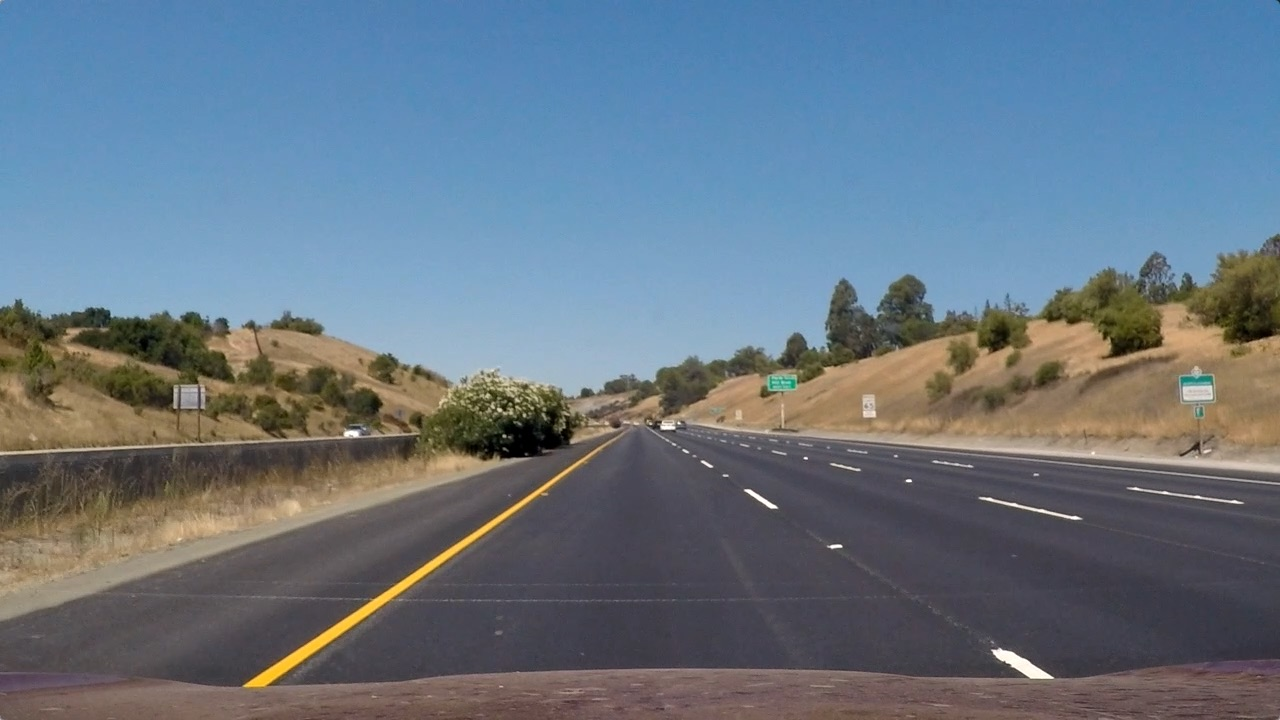
#> input picture test_images/straight_lines1.jpg, 1280 x 720 px
$ jupyter execute --allow-errors run_stages.ipynb   (shell and % lines are left out)   (older library calls are emulated)
#> lines starting #> are read from the running program, lines starting #| are printed output that depends on the picture; after the words box and inside, x2 and y2 are one past the last pixel; in counts of white or black regions, pixels touching at a corner belong together
### transform.py
import numpy as np
import cv2
import matplotlib.pyplot as plt


def get_perspective_transform():
    """
    Retuns the perspective transform matrix and the inverse perspective transform matrix. Note that this function is
    specific to the images from the CarND-Advanced-Lane-Lines test images and the specific matrices were derived from
    the straight_lines1.jpg and straight_lines2.jpg images.
    :return: M and Minv. The perspective transform matrix and the inverse matrix, respectively
    """
    # The src and dst points were derived experimentally from the supplied test images
    src = np.float32([[265, 690], [1055, 690], [595, 450], [685, 450]])
    dst = np.float32([[265, 720], [1055, 720], [265, 0], [1055, 0]])
    M = cv2.getPerspectiveTransform(src, dst)
    Minv = cv2.getPerspectiveTransform(dst, src)
    return M, Minv

def warp(img, M):
    """
    Given an image img, apply the perspective transform contained in the supplied matrix M
    :param img: Image to warp
    :param M: Perspective transform matrix
    :return: The warped image
    """
    return cv2.warpPerspective(img, M, (img.shape[1], img.shape[0]), flags=cv2.INTER_LINEAR)

# [9 lines that do not run on import are left out]

### threshold.py
import cv2
import numpy as np
import matplotlib.pyplot as plt


def hls_threshold_s_img(image, lower=90, upper=255):
    """
    Given an RGB image, this function converts the images to the HLS color space and then applies the lower and upper
    bounds to the S channel to return a binary image
    :param image: RGB image to threshold
    :param lower: The lower bound of the S channel
    :param upper: The upper bound of the S channel
    :return:
    """
    hls = cv2.cvtColor(image, cv2.COLOR_RGB2HLS)
    S = hls[:,:,2]
    binary = np.zeros_like(S)
    binary[(S > lower) & (S <= upper)] = 1
    return binary


# [14 lines left out: function hls_threshold_l_img, not called in this run]


def sobel_threshold_x_img(img, lower=20, upper=100):
    """
    Given an RGB image, this function converts the images to the Gray color space and then applies the lower and upper
    bounds to the Sobel Operator in the X direction to return a binary image
    :param image: RGB image to threshold
    :param lower: The lower bound of the Sobel X gradient
    :param upper: The upper bound of the Sobel X gradient
    :return:
    """
    # TODO: Explore other color spaces besides Gray here
    gray = cv2.cvtColor(img, cv2.COLOR_RGB2GRAY)
    sobelx = cv2.Sobel(gray, cv2.CV_64F, 1, 0)  # Take the derivative in x
    abs_sobelx = np.absolute(sobelx)  # Absolute x derivative to accentuate lines away from horizontal
    scaled_sobel = np.uint8(255 * abs_sobelx / np.max(abs_sobelx))

    # Threshold x gradient
    sxbinary = np.zeros_like(scaled_sobel)
    sxbinary[(scaled_sobel >= lower) & (scaled_sobel <= upper)] = 1
    return sxbinary


# [19 lines left out: function sobel_threshold_y_img, not called in this run]


def combine_binary(img1, img2):
    """
    Given two binary images, returns their combination
    :param img1: First binary image
    :param img2: Second binary image
    :return:
    """
    combined_binary = np.zeros_like(img1)
    combined_binary[(img1 == 1) | (img2 == 1)] = 1
    return combined_binary


# [7 lines that do not run on import are left out]

### window.py
import numpy as np
import cv2
import curvature


# [80 lines left out: functions fit_polynomial_blind, fit_polynomial_known, not called in this run]


def find_window_centroids(image, window_width=50, window_height=80, margin=100):
    """

    :param image:
    :param window_width:
    :param window_height:
    :param margin:
    :return:
    """
    window_centroids = []
    window = np.ones(window_width)

    # First find the two starting positions for the left and right lane by using np.sum to get the vertical image slice
    # and then np.convolve the vertical image slice with the window template

    # Sum quarter bottom of image to get slice, could use a different ratio
    l_sum = np.sum(image[int(3 * image.shape[0] / 4):, :int(image.shape[1] / 2)], axis=0)
    l_center = np.argmax(np.convolve(window, l_sum)) - window_width / 2
    r_sum = np.sum(image[int(3 * image.shape[0] / 4):, int(image.shape[1] / 2):], axis=0)
    r_center = np.argmax(np.convolve(window, r_sum)) - window_width / 2 + int(image.shape[1] / 2)

    # Add what we found for the first layer
    window_centroids.append((l_center, r_center))

    # Go through each layer looking for max pixel locations
    for level in range(1, (int)(image.shape[0] / window_height)):
        # convolve the window into the vertical slice of the image
        image_layer = np.sum(image[int(image.shape[0] - (level + 1) * window_height):int(image.shape[0] - level * window_height), :], axis=0)
        conv_signal = np.convolve(window, image_layer)
        # Find the best left centroid by using past left center as a reference
        # Use window_width/2 as offset because convolution signal reference is at right side of window, not center of window
        offset = window_width / 2
        l_min_index = int(max(l_center + offset - margin, 0))
        l_max_index = int(min(l_center + offset + margin, image.shape[1]))
        l_center = np.argmax(conv_signal[l_min_index:l_max_index]) + l_min_index - offset
        # Find the best right centroid by using past right center as a reference
        r_min_index = int(max(r_center + offset - margin, 0))
        r_max_index = int(min(r_center + offset + margin, image.shape[1]))
        r_center = np.argmax(conv_signal[r_min_index:r_max_index]) + r_min_index - offset
        # Add what we found for that layer
        window_centroids.append((l_center, r_center))

    return window_centroids


# [20 lines left out: function draw_lane_lines, not called in this run]

### run_stages.ipynb
[cell 1]
import cv2
import matplotlib.pyplot as plt
import transform
import threshold
import window

[cell 2]
img = cv2.cvtColor(cv2.imread("test_images/straight_lines1.jpg"), cv2.COLOR_BGR2RGB)
M, Minv = transform.get_perspective_transform()
img_warped = transform.warp(img, M)
f, (ax1, ax2) = plt.subplots(1, 2, figsize=(8, 10))
ax1.set_title("Source")
ax1.imshow(img)
ax2.set_title("Warped")
ax2.imshow(img_warped)
f.show()

[cell 3]
image = cv2.cvtColor(cv2.imread("test_images/straight_lines1.jpg"), cv2.COLOR_BGR2RGB)
f, (ax1, ax2) = plt.subplots(1, 2, figsize=(8, 10))
ax1.set_title("Source")
ax1.imshow(image)
ax2.set_title("Threshold")
ax2.imshow(threshold.hls_threshold_s_img(image, 90, 255), cmap='gray')

[cell 4]
img = cv2.cvtColor(cv2.imread("test_images/straight_lines1.jpg"), cv2.COLOR_BGR2RGB)
M, Minv = transform.get_perspective_transform()
img_warped = transform.warp(img, M)
img_hls_thresh = threshold.hls_threshold_s_img(img_warped)
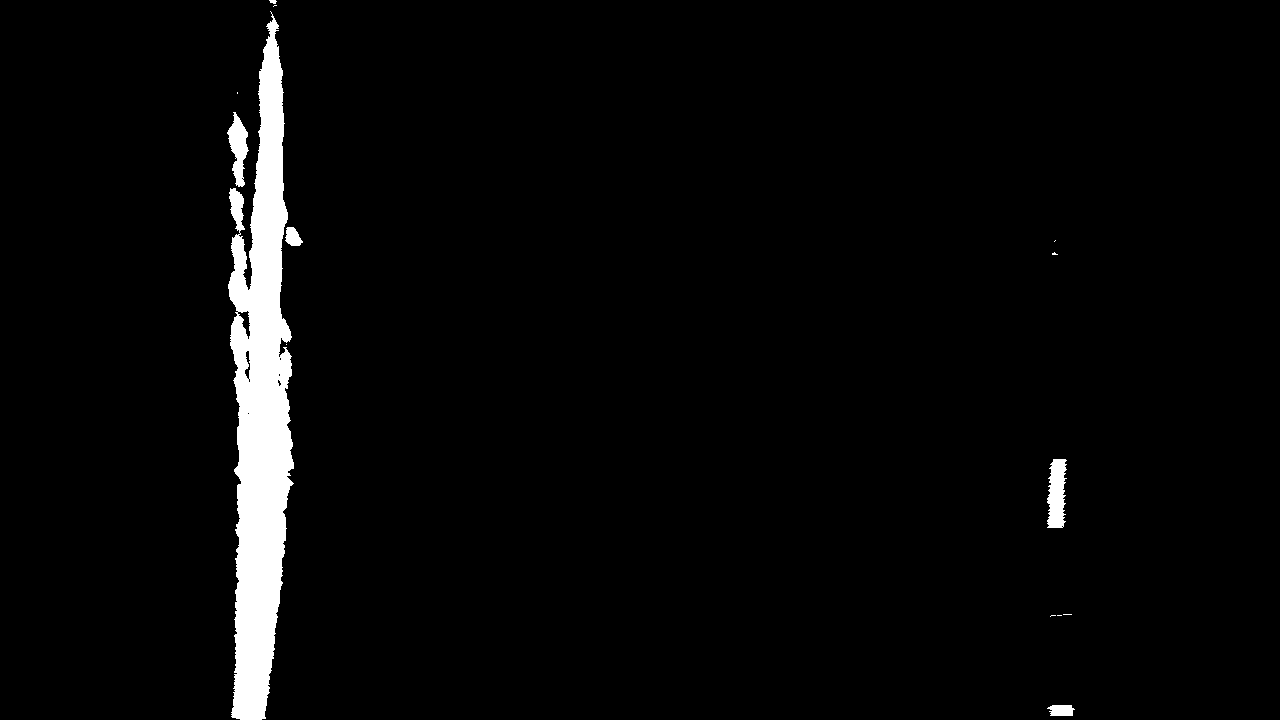
#> img_hls_thresh: shape (720, 1280); values 0 (black) and 1 (white), 3.3% white; 14 white regions (8 under 20 px), largest, box (x1, y1, x2, y2) and area: (228, 11, 294, 720) 27932, (1047, 459, 1067, 528) 1054, (227, 112, 249, 187) 867, (1047, 705, 1075, 716) 253, (285, 227, 303, 246) 236, (269, 0, 277, 4) 23
img_sobel_thresh = threshold.sobel_threshold_x_img(img_warped)
#> in sobel_threshold_x_img, `gray = cv2.cvtColor(img, cv2.COLOR_RGB2GRAY)`:
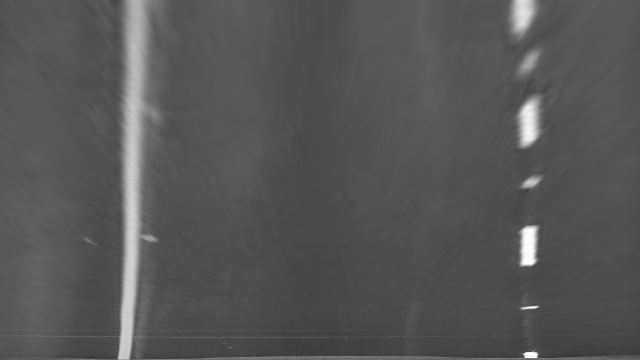
#> gray: shape (720, 1280) (shown at 1/2 size); min 53, max 255, mean 86.2
#> in sobel_threshold_x_img, `sobelx = cv2.Sobel(gray, cv2.CV_64F, 1, 0)`:
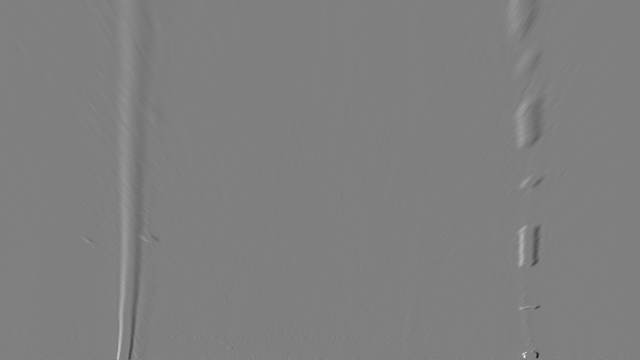
#> sobelx: shape (720, 1280) float64 (shown at 1/2 size); min -436, max 434, mean -0.1; drawn with min black and max white
#> img_sobel_thresh: shape (720, 1280); values 0 (black) and 1 (white), 2.2% white; 141 white regions (112 under 20 px), largest, box (x1, y1, x2, y2) and area: (233, 247, 259, 720) 5638, (256, 290, 288, 720) 4698, (1029, 197, 1059, 295) 1526
img_thresh = threshold.combine_binary(img_hls_thresh, img_sobel_thresh)
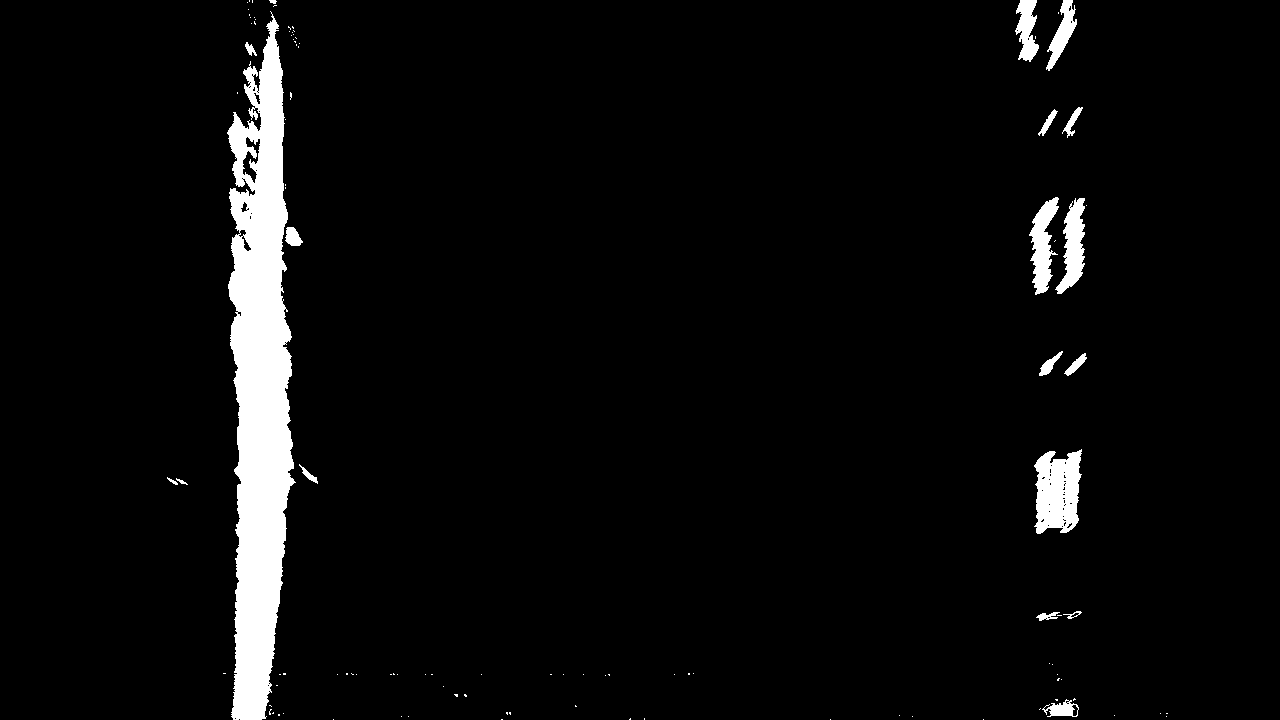
#> img_thresh: shape (720, 1280); values 0 (black) and 1 (white), 4.4% white; 108 white regions (89 under 20 px), largest, box (x1, y1, x2, y2) and area: (227, 11, 296, 720) 30756, (1034, 449, 1082, 534) 3073, (1029, 197, 1059, 295) 1537

f, (ax1, ax2) = plt.subplots(1, 2, figsize=(8, 10))
ax1.set_title("Source")
ax1.imshow(img)
ax2.set_title("Warped and Threshold")
ax2.imshow(img_thresh, cmap='gray')

[cell 5]
centroids = window.find_window_centroids(img_thresh)
#> in find_window_centroids, `l_sum = np.sum(image[int(3 * image.shape[0] / 4):, :int(image.shape[1]..`: l_sum = 640 values, max 180 at index 240, min 0 at index 0, mean 11.51
#> in find_window_centroids, `l_center = np.argmax(np.convolve(window, l_sum)) - window_width / 2`: l_center = 257
#> in find_window_centroids, `r_sum = np.sum(image[int(3 * image.shape[0] / 4):, int(image.shape[1] ..`: r_sum = 640 values, max 21 at index 417, min 0 at index 0, mean 0.872
#> in find_window_centroids, `r_center = np.argmax(np.convolve(window, r_sum)) - window_width / 2 + ..`: r_center = 1056
#> the loop in find_window_centroids, `for level in range(1, (int)(image.shape[0] / window_height)):` made 8 passes
#> (l_min_index, l_max_index, l_center, r_min_index, r_max_index, r_center) on passes 1 to 8: (182, 382, 257, 981, 1181, 1056), (182, 382, 261, 981, 1181, 1053), (186, 386, 263, 978, 1178, 1056), (188, 388, 260, 981, 1181, 1061), (185, 385, 256, 986, 1186, 1057), (181, 381, 258, 982, 1182, 1058), (183, 383, 257, 983, 1183, 1057), (182, 382, 268, 982, 1182, 1044)
#> after the loop in find_window_centroids, `for level in range(1, (int)(image.shape[0] / window_height)):`: window_centroids = [(257, 1056), (257, 1056), (261, 1053), (263, 1056), (260, 1061), (256, 1057), (258, 1058), (257, 1057), (268, 1044)]
#> centroids has the same summary as window_centroids in find_window_centroids
#> (the rest of this cell did not finish here and is left out)

#> (a cell that did not finish here is left out)

$ run again, with test_images/straight_lines2.jpg copied over test_images/straight_lines1.jpg
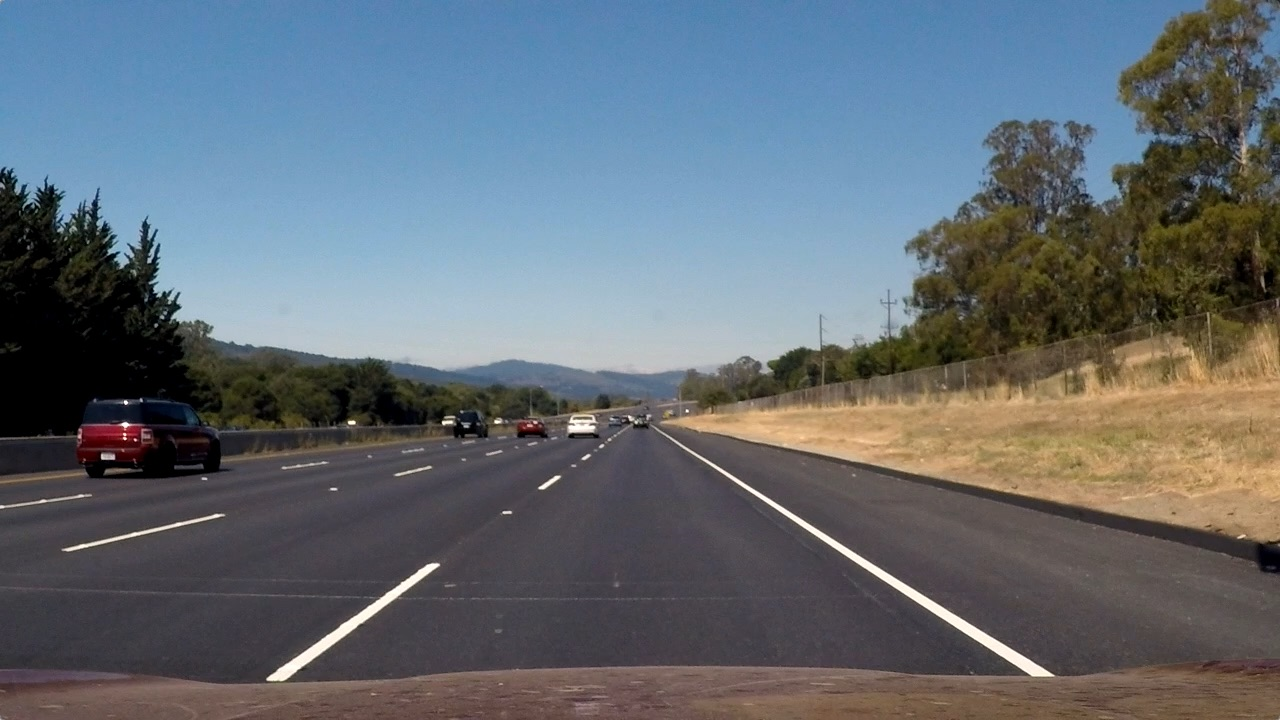
#> input picture test_images/straight_lines2.jpg, 1280 x 720 px
#> hls: shape (720, 1280, 3); mean of channels 0, 1, 2 81.7, 107, 62.5
#> hls: shape (720, 1280, 3); mean of channels 0, 1, 2 126.9, 84.1, 16
#> `img_hls_thresh = threshold.hls_threshold_s_img(img_warped)`:
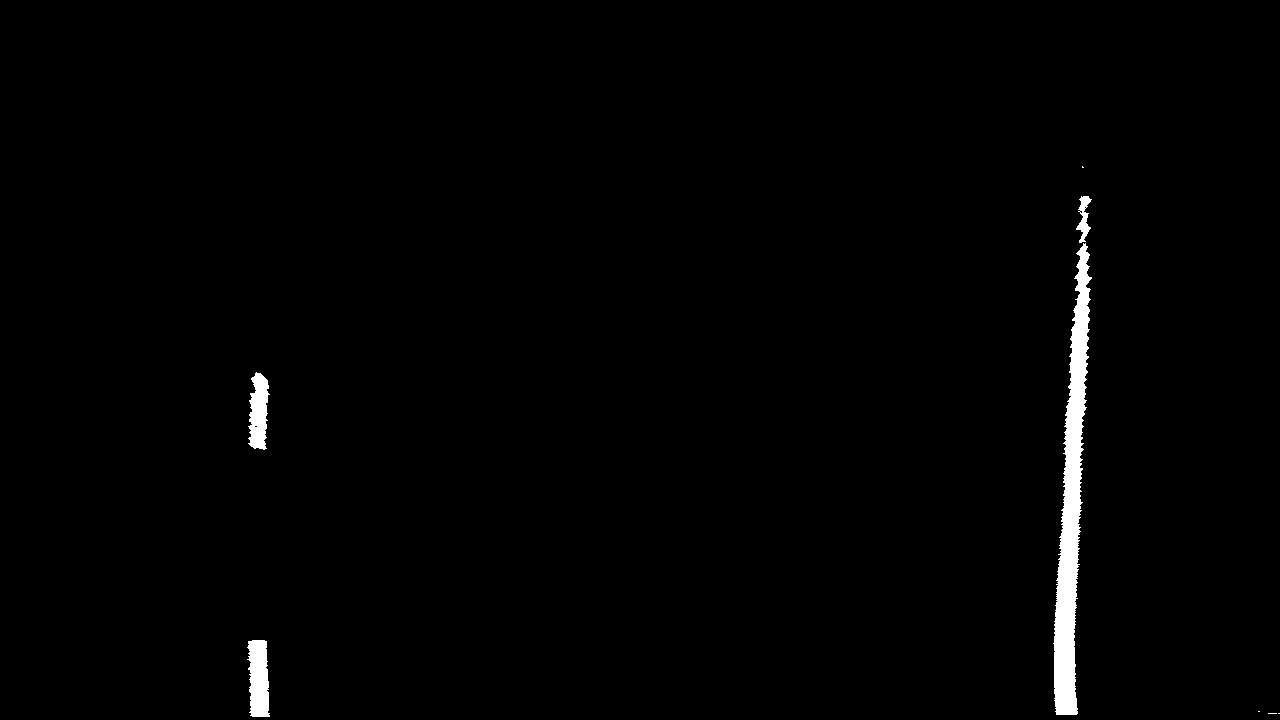
#> img_hls_thresh: shape (720, 1280); values 0 (black) and 1 (white), 1.2% white; 8 white regions (4 under 20 px), largest, box (x1, y1, x2, y2) and area: (1053, 243, 1092, 715) 8158, (247, 640, 270, 717) 1411, (248, 372, 270, 450) 1175, (1076, 196, 1092, 243) 344
#> img_sobel_thresh: shape (720, 1280); values 0 (black) and 1 (white), 2.8% white; 65 white regions (52 under 20 px), largest, box (x1, y1, x2, y2) and area: (1073, 0, 1120, 717) 9742, (1047, 0, 1080, 712) 8819, (230, 85, 264, 190) 1535
#> `img_thresh = threshold.combine_binary(img_hls_thresh, img_sobel_thresh)`:
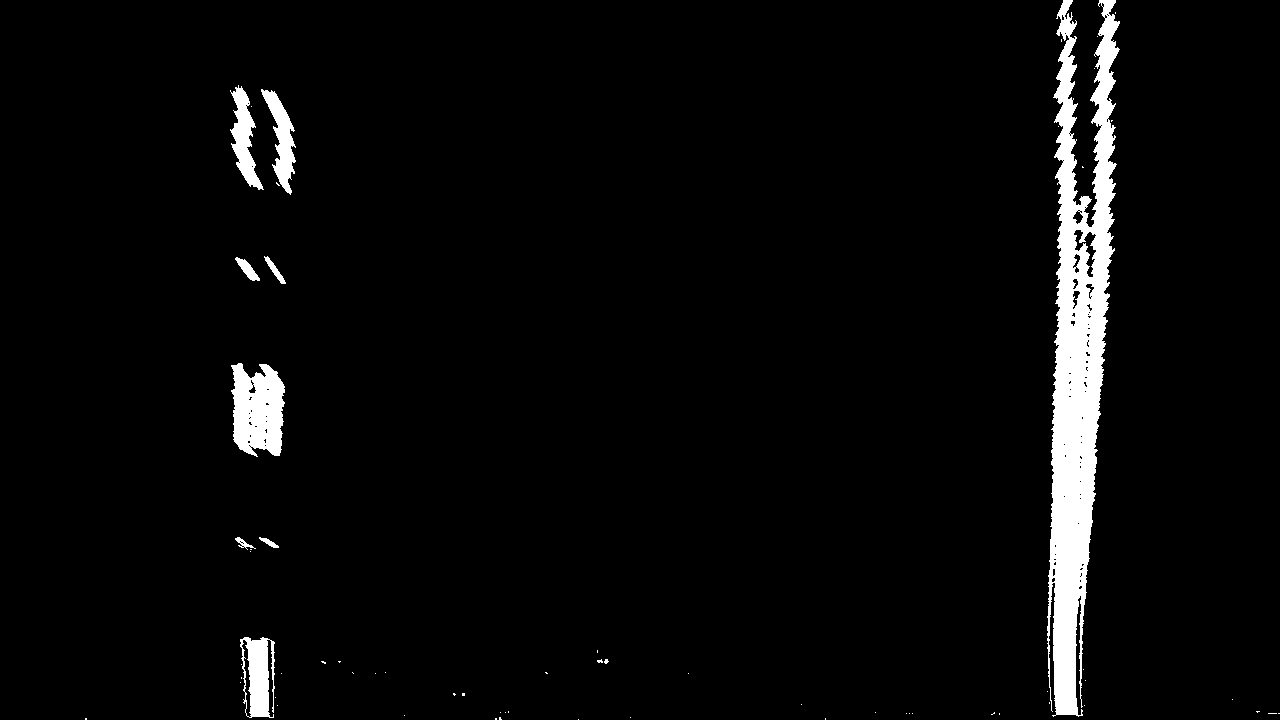
#> img_thresh: shape (720, 1280); values 0 (black) and 1 (white), 3.9% white; 64 white regions (55 under 20 px), largest, box (x1, y1, x2, y2) and area: (1047, 0, 1120, 717) 26334, (231, 363, 285, 457) 3880, (240, 637, 275, 718) 1853
#> l_sum = 640 values, max 83 at index 266, min 0 at index 0, mean 3.27
#> in find_window_centroids, `l_center = np.argmax(np.convolve(window, l_sum)) - window_width / 2`: l_center = 256
#> r_sum = 640 values, max 175 at index 416, min 0 at index 0, mean 8.34
#> in find_window_centroids, `r_center = np.argmax(np.convolve(window, r_sum)) - window_width / 2 + ..`: r_center = 1064
#> the loop in find_window_centroids, `for level in range(1, (int)(image.shape[0] / window_height)):` made 8 passes
#> (l_min_index, l_max_index, l_center, r_min_index, r_max_index, r_center) on passes 1 to 8: (181, 381, 244, 989, 1189, 1063), (169, 369, 253, 988, 1188, 1070), (178, 378, 257, 995, 1195, 1075), (182, 382, 257, 1000, 1200, 1079), (182, 382, 259, 1004, 1204, 1082), (184, 384, 266, 1007, 1207, 1084), (191, 391, 260, 1009, 1209, 1084), (185, 385, 160, 1009, 1209, 1087)
#> after the loop in find_window_centroids, `for level in range(1, (int)(image.shape[0] / window_height)):`: window_centroids = [(256, 1064), (244, 1063), (253, 1070), (257, 1075), (257, 1079), (259, 1082), (266, 1084), (260, 1084), (160, 1087)]
#> centroids has the same summary as window_centroids in find_window_centroids
